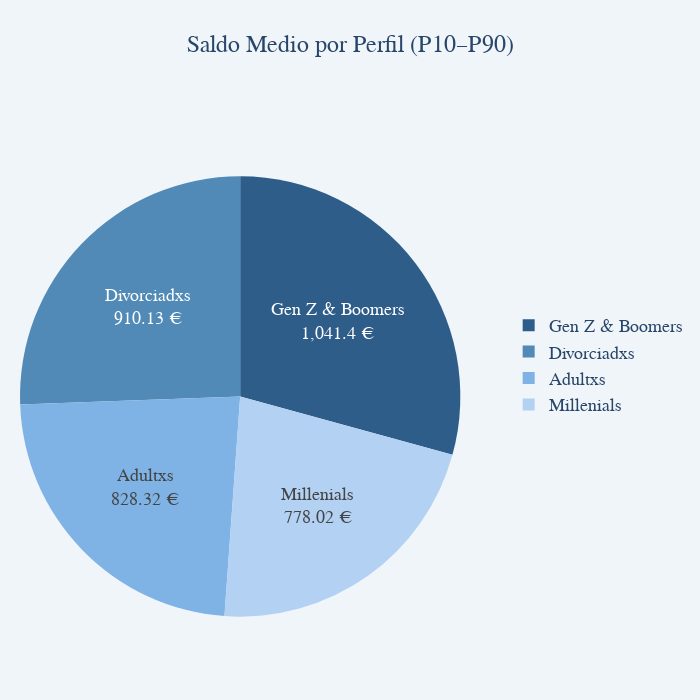

The cell this chart's notebook holds for it:
### Code cell
p10 = df['balance'].quantile(0.10)
p90 = df['balance'].quantile(0.90)
df_filtrado = df[(df['balance'] >= p10) & (df['balance'] <= p90)]

saldoMedioPerfil = round(df_filtrado.groupby('Perfil')['balance'].mean(), 2).reset_index()

orden_perfiles = ['Gen Z & Boomers', 'Divorciadxs', 'Adultxs', 'Millenials']
saldoMedioPerfil['Perfil'] = pd.Categorical(saldoMedioPerfil['Perfil'], categories=orden_perfiles, ordered=True)
saldoMedioPerfil = saldoMedioPerfil.sort_values('Perfil')

colores_azules = {
    'Gen Z & Boomers': '#2F5D8A',
    'Divorciadxs': '#518AB7',
    'Adultxs': '#7FB3E6',
    'Millenials': '#B3D1F2'
}

fig = px.pie(
    saldoMedioPerfil,
    names='Perfil',
    values='balance',
    title='Saldo Medio por Perfil (P10–P90)',
    color='Perfil',
    color_discrete_map=colores_azules
)

fig.update_traces(
    textinfo='label+value',
    texttemplate='%{label}<br>%{value} €',
    textfont_size=18,
    domain=dict(x=[0, 0.82], y=[0.0, 0.9])
)

fig.update_layout(
    font=dict(size=22, family='Arial', color='#284669'),
    title_font=dict(size=24, family='Arial', color='#284669'),
    title_x=0.5,
    title_y=0.95,
    paper_bgcolor='#F0F5FA',
    width=700,
    height=700,
    margin=dict(t=50, l=20, r=60, b=20),
    legend=dict(
        x=0.91,
        y=0.5,
        xanchor='left',
        yanchor='middle',
        font=dict(size=18, color='#284669'),
        traceorder='normal'
    )
)

fig.show()

### Figure 1 — Plotly figure (JSON) as saved in the notebook; plotly's stock layout.template omitted (floating-point values rounded to 4 significant figures)
{"data": [{"customdata": [["Gen Z & Boomers"], ["Divorciadxs"], ["Adultxs"], ["Millenials"]], "domain": {"x": [0, 0.82], "y": [0, 0.9]}, "hovertemplate": "Perfil=%{customdata[0]}<br>balance=%{value}<extra></extra>", "labels": ["Gen Z & Boomers", "Divorciadxs", "Adultxs", "Millenials"], "legendgroup": "", "marker": {"colors": ["#2F5D8A", "#518AB7", "#7FB3E6", "#B3D1F2"]}, "name": "", "showlegend": true, "textfont": {"size": 18}, "textinfo": "label+value", "texttemplate": "%{label}<br>%{value} €", "type": "pie", "values": [1041.0, 910.1, 828.3, 778.0]}], "layout": {"font": {"color": "#284669", "family": "Arial", "size": 22}, "height": 700, "legend": {"font": {"color": "#284669", "size": 18}, "tracegroupgap": 0, "traceorder": "normal", "x": 0.91, "xanchor": "left", "y": 0.5, "yanchor": "middle"}, "margin": {"b": 20, "l": 20, "r": 60, "t": 50}, "paper_bgcolor": "#F0F5FA", "title": {"font": {"color": "#284669", "family": "Arial", "size": 24}, "text": "Saldo Medio por Perfil (P10–P90)", "x": 0.5, "y": 0.95}, "width": 700}}
